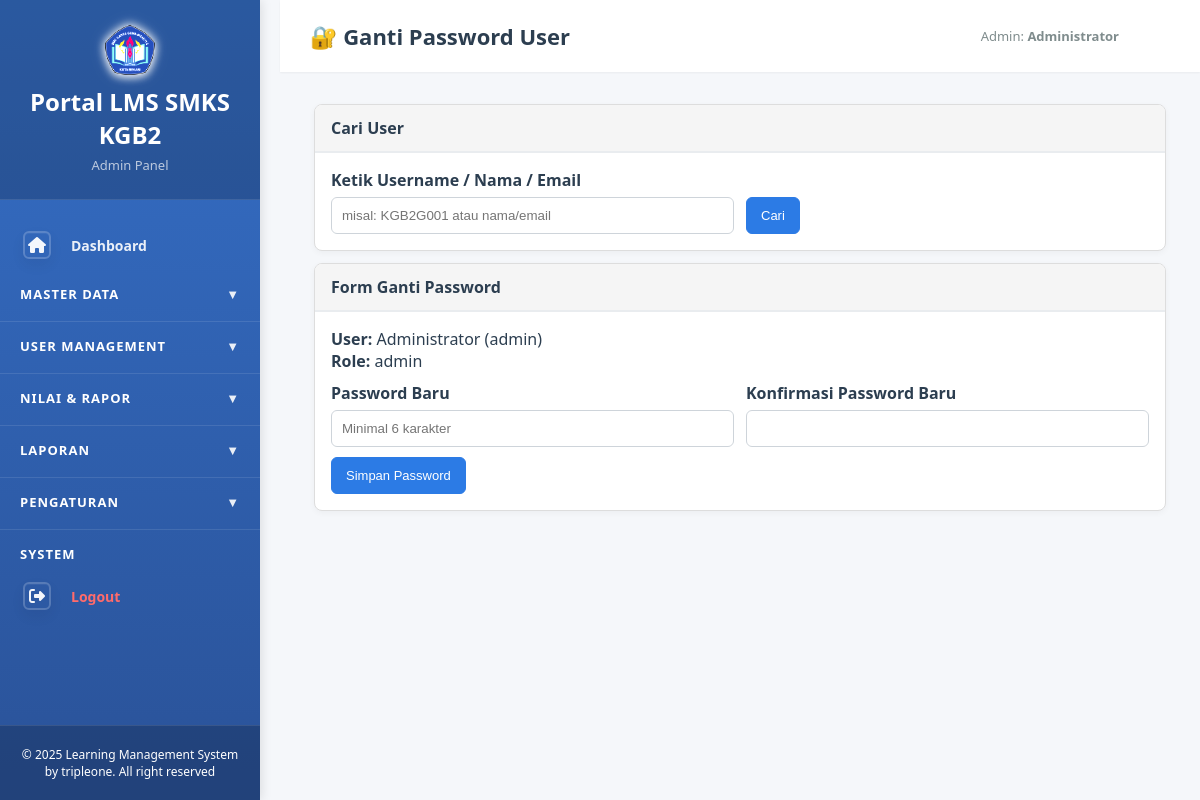
Page /admin/ganti_password_user.php?user_id=1 (signed in) on the committed database.
### tables this page shows
CREATE TABLE `users` (
  `id` int(11) NOT NULL,
  `username` varchar(50) NOT NULL,
  `password` varchar(255) NOT NULL,
  `nama_lengkap` varchar(100) NOT NULL,
  `email` varchar(100) DEFAULT NULL,
  `no_whatsapp` varchar(20) DEFAULT NULL,
  `role` enum('admin','guru','siswa') NOT NULL,
  `kode_guru` varchar(20) DEFAULT NULL,
  `nuptk` varchar(20) DEFAULT NULL,
  `nisn` varchar(20) DEFAULT NULL,
  `kelas_id` int(11) DEFAULT NULL,
  `foto` varchar(255) DEFAULT NULL,
  `is_active` tinyint(1) NOT NULL DEFAULT 1,
  `created_at` timestamp NOT NULL DEFAULT current_timestamp(),
  `updated_at` timestamp NOT NULL DEFAULT current_timestamp() ON UPDATE current_timestamp()
);

### config/database.php (called while the page is built, shortened)
<?php
$DB_HOST = '127.0.0.1';
$DB_USER = 'root';
$DB_PASS = '';
$DB_NAME = 'lms_kgb2';
$conn = mysqli_connect($DB_HOST, $DB_USER, $DB_PASS, $DB_NAME);
mysqli_set_charset($conn, 'utf8mb4');
function db() {
    global $conn;
    return $conn;
}
function query($sql) {
    $result = mysqli_query(db(), $sql);
    return $result;
}
function fetch_assoc($result) {
    return $result ? mysqli_fetch_assoc($result) : null;
}
?>

### admin/ganti_password_user.php (the view, shortened to what this page needs)
<?php
require_once __DIR__ . '/../config/database.php';
$q = trim($_GET['q'] ?? '');
$selected_user = null;
$user_id = isset($_GET['user_id']) ? (int)$_GET['user_id'] : 0;
if ($user_id > 0) {
    $res = query("SELECT id, username, nama_lengkap, role, email FROM users WHERE id={$user_id} LIMIT 1");
    $selected_user = $res ? fetch_assoc($res) : null;
}
?>
<!DOCTYPE html>
<html lang="id">
<head>
<link rel="stylesheet" href="../assets/css/style.css">
<link rel="stylesheet" href="../assets/css/_overrides.css">
</head>
<body>
<?php include 'sidebar.php'; ?>
<div class="main-content">
  <div class="top-bar">
    <h1>🔐 Ganti Password User</h1>
    <div class="user-info">
      <span>Admin: <strong><?php echo htmlspecialchars(($_SESSION['nama_lengkap']) ?? ''); ?></strong></span>
      <a href="../logout.php" class="btn-logout">Logout</a>
    </div>
  </div>
  <div class="content-area">
    <div class="card">
      <div class="card-header">Cari User</div>
      <div class="card-body">
        <form method="get" class="row">
          <div class="col">
            <label>Ketik Username / Nama / Email</label>
            <input type="text" name="q" value="<?php echo htmlspecialchars(($q) ?? ''); ?>" placeholder="misal: KGB2G001 atau nama/email">
          </div>
          <div class="col" style="align-self:end"><button class="btn" type="submit">Cari</button></div>
        </form>
      </div>
    </div>
    <div class="card">
      <div class="card-header">Form Ganti Password</div>
      <div class="card-body">
        <?php if (!$selected_user): ?>
          <div class="alert">Silakan pilih user dari hasil pencarian untuk mengganti password.</div>
        <?php else: ?>
          <div style="margin-bottom:10px">
            <div><strong>User:</strong> <?php echo htmlspecialchars(($selected_user['nama_lengkap']) ?? ''); ?> (<?php echo htmlspecialchars(($selected_user['username']) ?? ''); ?>)</div>
            <div><strong>Role:</strong> <?php echo htmlspecialchars(($selected_user['role']) ?? ''); ?></div>
          </div>
          <form method="post">
            <div class="row">
              <div class="col">
                <label>Password Baru</label>
                <input type="password" name="password" required minlength="6" placeholder="Minimal 6 karakter" />
              </div>
              <div class="col">
                <label>Konfirmasi Password Baru</label>
                <input type="password" name="password_confirm" required minlength="6" />
              </div>
            </div>
            <div style="margin-top:10px"><button class="btn" type="submit">Simpan Password</button></div>
          </form>
        <?php endif; ?>
      </div>
    </div>
  </div>
</div>
</body>
</html>

### assets/css/style.css (style rules this page uses)
* { margin: 0; padding: 0; box-sizing: border-box; }
html, body { height: 100%; }
body { font-family: 'Segoe UI', Tahoma, Geneva, Verdana, sans-serif; background: #f5f7fa; color: #2c3e50; }
html, body { -webkit-text-size-adjust: 100%; -ms-text-size-adjust: 100%; }
.main-content { margin-left: 280px; min-height: 100vh; }
.top-bar { background: #fff; padding: 18px 30px; box-shadow: 0 1px 2px rgba(0,0,0,0.05); display: flex; justify-content: space-between; align-items: center; position: sticky; top: 0; z-index: 100; }
.top-bar h1 { font-size: 22px; color: #2c3e50; font-weight: 600; margin: 0; }
.user-info { display: flex; align-items: center; gap: 15px; }
.user-info span { color: #7f8c8d; font-size: 13px; }
.btn-logout { background: #e74c3c; color: #fff; padding: 7px 16px; border-radius: 5px; text-decoration: none; font-size: 13px; transition: all 0.2s ease; font-weight: 500; }
.content-area { padding: 25px 30px; }
.card { background: #fff; border-radius: 6px; box-shadow: 0 1px 3px rgba(0,0,0,0.06); margin-bottom: 20px; overflow: hidden; }
.card-header { background: #fff; color: #2c3e50; padding: 18px 22px; border-bottom: 2px solid #e9ecef; }
.card-body { padding: 22px; }
.btn { padding: 9px 18px; border: none; border-radius: 5px; cursor: pointer; text-decoration: none; display: inline-block; font-size: 13px; transition: all 0.2s ease; font-weight: 500; }
img, .card, .slide img { max-width: 100%; height: auto; }
.icon-btn, .action-btn, .table .actions .btn, .table td:last-child .btn { display: inline-block !important; width: 36px !important; height: 36px !important; padding: 0 !important; margin: 0 !important; border-radius: 8px !important; text-indent: -9999px !important; overflow: hidden !important; position: relative !important; background: transparent !important; border: none !important; }
.icon-btn::before, .action-btn::before, .table .actions .btn::before { content: ''; position: absolute; inset: 0; display: grid; place-items: center; background-repeat: no-repeat; background-position: center; background-size: 18px 18px; }
.icon-btn::before, .action-btn::before { filter: none; }
.header, .page-header, .header-bar, .card-header { display: flex; align-items: center; justify-content: space-between; gap: 12px; }

### assets/css/_overrides.css (style rules this page uses)
.content-area { padding: 32px 34px; }
.card-header { padding: 20px 24px; }
.card-body { padding: 24px; }

### admin/ganti_password_user.php (style rules this page uses)
.card { background:#fff;border:1px solid #ddd;border-radius:8px;margin-bottom:12px;overflow:hidden;box-shadow:0 2px 6px rgba(0,0,0,.04) }
.card-header { padding:12px 16px;background:#f5f5f5;font-weight:600;display:flex;justify-content:space-between;align-items:center }
.card-body { padding:16px }
.row { display:flex;gap:12px;flex-wrap:wrap }
.col { flex:1 1 280px }
label { display:block;margin-bottom:6px;font-weight:600 }
input[type=text],input[type=password] { width:100%;padding:10px;border:1px solid #ced4da;border-radius:6px }
.btn { display:inline-block;padding:10px 14px;border-radius:6px;border:1px solid #2c7be5;background:#2c7be5;color:#fff;text-decoration:none;cursor:pointer }

### rows in the picture
users: nama_lengkap "Administrator", username "admin", role "admin"

### other values in the picture
$_SESSION['nama_lengkap'] "Administrator"
